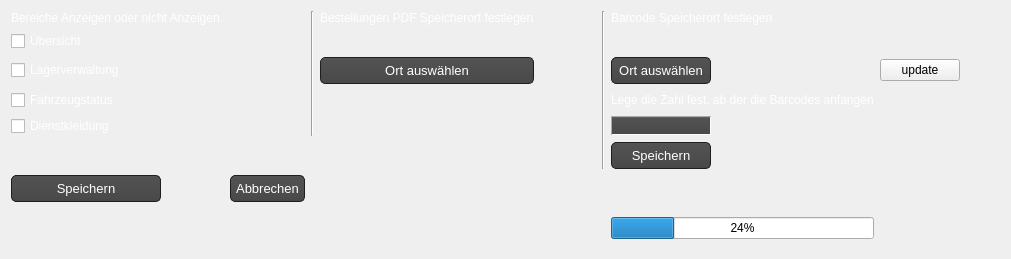
            <widget class="QWidget" name="tab_8">
             <attribute name="title">
              <string>Einstellungen</string>
             </attribute>
             <layout class="QGridLayout" name="gridLayout_19">
              <item row="8" column="0">
               <spacer name="verticalSpacer_4">
                <property name="orientation">
                 <enum>Qt::Vertical</enum>
                </property>
                <property name="sizeHint" stdset="0">
                 <size>
                  <width>20</width>
                  <height>40</height>
                 </size>
                </property>
               </spacer>
              </item>
              <item row="2" column="6">
               <widget class="QLabel" name="label_100">
                <property name="minimumSize">
                 <size>
                  <width>30</width>
                  <height>0</height>
                 </size>
                </property>
                <property name="text">
                 <string/>
                </property>
               </widget>
              </item>
              <item row="2" column="8">
               <widget class="QPushButton" name="barcode_location_btn">
                <property name="maximumSize">
                 <size>
                  <width>100</width>
                  <height>16777215</height>
                 </size>
                </property>
                <property name="styleSheet">
                 <string notr="true">QPushButton{
   background-color: QLinearGradient( x1: 0, y1: 0, x2: 0, y2: 1, stop: 0 #565656, stop: 0.1 #525252, stop: 0.5 #4e4e4e, stop: 0.9 #4a4a4a, stop: 1 #464646);
  	border-style: solid;
    border: 1px solid #1e1e1e;
    border-radius: 5;
    padding: 1px 0px 1px 20px;
    font: 13px;
    min-width: 10em;
    padding: 5px;
	color: white;
}
QPushButton:hover{
	background-color: QLinearGradient( x1: 0, y1: 0, x2: 0, y2: 1, stop: 0 #565656, stop: 0.1 #525252, stop: 0.5 #4e4e4e, stop: 0.9 #4a4a4a, stop: 1 #464646);
  	border-style: solid;
    border: 1px solid rgb(59, 204, 179);
    border-radius: 5;
    padding: 1px 0px 1px 20px;
    font: 13px;
    min-width: 10em;
    padding: 5px;
	color: white;
}
QPushButton:pressed {
background-color: rgb(130, 152, 152);
  	border-style: solid;
    border: 1px solid #1EFFFF;
    border-radius: 5;
    padding: 1px 0px 1px 20px;
    font: 13px;
    min-width: 10em;
    padding: 5px;
	color: white;

}</string>
                </property>
                <property name="text">
                 <string>Ort auswählen</string>
                </property>
               </widget>
              </item>
              <item row="2" column="3">
               <widget class="QPushButton" name="pdf_speicheror_btn">
                <property name="maximumSize">
                 <size>
                  <width>300</width>
                  <height>16777215</height>
                 </size>
                </property>
                <property name="styleSheet">
                 <string notr="true">QPushButton{
   background-color: QLinearGradient( x1: 0, y1: 0, x2: 0, y2: 1, stop: 0 #565656, stop: 0.1 #525252, stop: 0.5 #4e4e4e, stop: 0.9 #4a4a4a, stop: 1 #464646);
  	border-style: solid;
    border: 1px solid #1e1e1e;
    border-radius: 5;
    padding: 1px 0px 1px 20px;
    font: 13px;
    min-width: 10em;
    padding: 5px;
	color: white;
}
QPushButton:hover{
	background-color: QLinearGradient( x1: 0, y1: 0, x2: 0, y2: 1, stop: 0 #565656, stop: 0.1 #525252, stop: 0.5 #4e4e4e, stop: 0.9 #4a4a4a, stop: 1 #464646);
  	border-style: solid;
    border: 1px solid rgb(59, 204, 179);
    border-radius: 5;
    padding: 1px 0px 1px 20px;
    font: 13px;
    min-width: 10em;
    padding: 5px;
	color: white;
}
QPushButton:pressed {
background-color: rgb(130, 152, 152);
  	border-style: solid;
    border: 1px solid #1EFFFF;
    border-radius: 5;
    padding: 1px 0px 1px 20px;
    font: 13px;
    min-width: 10em;
    padding: 5px;
	color: white;

}</string>
                </property>
                <property name="text">
                 <string>Ort auswählen</string>
                </property>
               </widget>
              </item>
              <item row="7" column="1">
               <widget class="QPushButton" name="pushButton">
                <property name="maximumSize">
                 <size>
                  <width>150</width>
                  <height>16777215</height>
                 </size>
                </property>
                <property name="styleSheet">
                 <string notr="true">QPushButton{
   background-color: QLinearGradient( x1: 0, y1: 0, x2: 0, y2: 1, stop: 0 #565656, stop: 0.1 #525252, stop: 0.5 #4e4e4e, stop: 0.9 #4a4a4a, stop: 1 #464646);
  	border-style: solid;
    border: 1px solid #1e1e1e;
    border-radius: 5;
    padding: 1px 0px 1px 20px;
    font: 13px;
    min-width: 10em;
    padding: 5px;
	color: white;
}
QPushButton:hover{
	background-color: QLinearGradient( x1: 0, y1: 0, x2: 0, y2: 1, stop: 0 #565656, stop: 0.1 #525252, stop: 0.5 #4e4e4e, stop: 0.9 #4a4a4a, stop: 1 #464646);
  	border-style: solid;
    border: 1px solid rgb(59, 204, 179);
    border-radius: 5;
    padding: 1px 0px 1px 20px;
    font: 13px;
    min-width: 10em;
    padding: 5px;
	color: white;
}
QPushButton:pressed {
background-color: rgb(130, 152, 152);
  	border-style: solid;
    border: 1px solid #1EFFFF;
    border-radius: 5;
    padding: 1px 0px 1px 20px;
    font: 13px;
    min-width: 10em;
    padding: 5px;
	color: white;

}</string>
                </property>
                <property name="text">
                 <string>Abbrechen</string>
                </property>
               </widget>
              </item>
              <item row="3" column="8">
               <widget class="QLabel" name="label_120">
                <property name="styleSheet">
                 <string notr="true">color: white;</string>
                </property>
                <property name="text">
                 <string>Lege die Zahl fest, ab der die Barcodes anfangen</string>
                </property>
               </widget>
              </item>
              <item row="2" column="4">
               <widget class="QLabel" name="label_96">
                <property name="text">
                 <string/>
                </property>
               </widget>
              </item>
              <item row="2" column="11">
               <spacer name="horizontalSpacer_5">
                <property name="orientation">
                 <enum>Qt::Horizontal</enum>
                </property>
                <property name="sizeHint" stdset="0">
                 <size>
                  <width>40</width>
                  <height>20</height>
                 </size>
                </property>
               </spacer>
              </item>
              <item row="0" column="0">
               <widget class="QLabel" name="label_18">
                <property name="text">
                 <string>&lt;html&gt;&lt;head/&gt;&lt;body&gt;&lt;p&gt;&lt;span style=&quot; color:#ffffff;&quot;&gt;Bereiche Anzeigen oder nicht Anzeigen.&lt;/span&gt;&lt;/p&gt;&lt;/body&gt;&lt;/html&gt;</string>
                </property>
               </widget>
              </item>
              <item row="0" column="3">
               <widget class="QLabel" name="label_98">
                <property name="text">
                 <string>&lt;html&gt;&lt;head/&gt;&lt;body&gt;&lt;p&gt;&lt;span style=&quot; color:#ffffff;&quot;&gt;Bestellungen PDF Speicherort festlegen&lt;/span&gt;&lt;/p&gt;&lt;/body&gt;&lt;/html&gt;</string>
                </property>
               </widget>
              </item>
              <item row="4" column="8">
               <widget class="QLineEdit" name="barcode_number_text">
                <property name="maximumSize">
                 <size>
                  <width>100</width>
                  <height>16777215</height>
                 </size>
                </property>
                <property name="styleSheet">
                 <string notr="true">QLineEdit{ background-color: QLinearGradient( x1: 0, y1: 0, x2: 0, y2: 1, stop: 0 #929394, stop: 0.1 #525252, stop: 0.5 #4e4e4e, stop: 0.9 #4a4a4a, stop: 1 #464646);
border: 1px inset darkgrey;
border-radius: 10px;
padding: 0 8px;
selection-background-color: darkgray;
font-size: 13px;
color: white;
}
QLineEdit:focus { background-color: QLinearGradient( x1: 0, y1: 0, x2: 0, y2: 1, stop: 0 #ffffff, stop: 0.1 #bababa, stop: 0.5 #919191, stop: 0.9 #7a7a7a, stop: 1 #5b5b5b);}
</string>
                </property>
               </widget>
              </item>
              <item row="2" column="0">
               <widget class="QCheckBox" name="check_lager">
                <property name="styleSheet">
                 <string notr="true">color:#ffffff</string>
                </property>
                <property name="text">
                 <string>Lagerverwaltung</string>
                </property>
               </widget>
              </item>
              <item row="2" column="5">
               <widget class="QLabel" name="label_99">
                <property name="text">
                 <string/>
                </property>
               </widget>
              </item>
              <item row="4" column="0">
               <widget class="QCheckBox" name="check_dienstbekleidung">
                <property name="styleSheet">
                 <string notr="true">color:#ffffff</string>
                </property>
                <property name="text">
                 <string>Dienstkleidung</string>
                </property>
               </widget>
              </item>
              <item row="1" column="0">
               <widget class="QCheckBox" name="check_uebersicht">
                <property name="contextMenuPolicy">
                 <enum>Qt::DefaultContextMenu</enum>
                </property>
                <property name="styleSheet">
                 <string notr="true">color:#ffffff</string>
                </property>
                <property name="text">
                 <string>Übersicht</string>
                </property>
               </widget>
              </item>
              <item row="7" column="0">
               <widget class="QPushButton" name="einstellungen_speichern">
                <property name="maximumSize">
                 <size>
                  <width>150</width>
                  <height>16777215</height>
                 </size>
                </property>
                <property name="styleSheet">
                 <string notr="true">QPushButton{
   background-color: QLinearGradient( x1: 0, y1: 0, x2: 0, y2: 1, stop: 0 #565656, stop: 0.1 #525252, stop: 0.5 #4e4e4e, stop: 0.9 #4a4a4a, stop: 1 #464646);
  	border-style: solid;
    border: 1px solid #1e1e1e;
    border-radius: 5;
    padding: 1px 0px 1px 20px;
    font: 13px;
    min-width: 10em;
    padding: 5px;
	color: white;
}
QPushButton:hover{
	background-color: QLinearGradient( x1: 0, y1: 0, x2: 0, y2: 1, stop: 0 #565656, stop: 0.1 #525252, stop: 0.5 #4e4e4e, stop: 0.9 #4a4a4a, stop: 1 #464646);
  	border-style: solid;
    border: 1px solid rgb(59, 204, 179);
    border-radius: 5;
    padding: 1px 0px 1px 20px;
    font: 13px;
    min-width: 10em;
    padding: 5px;
	color: white;
}
QPushButton:pressed {
background-color: rgb(130, 152, 152);
  	border-style: solid;
    border: 1px solid #1EFFFF;
    border-radius: 5;
    padding: 1px 0px 1px 20px;
    font: 13px;
    min-width: 10em;
    padding: 5px;
	color: white;

}</string>
                </property>
                <property name="text">
                 <string>Speichern</string>
                </property>
               </widget>
              </item>
              <item row="0" column="2" rowspan="5">
               <widget class="Line" name="line">
                <property name="orientation">
                 <enum>Qt::Vertical</enum>
                </property>
               </widget>
              </item>
              <item row="1" column="3" colspan="4">
               <widget class="QLabel" name="pdf_speicherort_label">
                <property name="text">
                 <string/>
                </property>
               </widget>
              </item>
              <item row="1" column="8">
               <widget class="QLabel" name="barcode_location_label">
                <property name="text">
                 <string/>
                </property>
               </widget>
              </item>
              <item row="3" column="0">
               <widget class="QCheckBox" name="check_fahrzeuge">
                <property name="styleSheet">
                 <string notr="true">color:#ffffff</string>
                </property>
                <property name="text">
                 <string>Fahrzeugstatus</string>
                </property>
               </widget>
              </item>
              <item row="0" column="8">
               <widget class="QLabel" name="label_119">
                <property name="text">
                 <string>&lt;html&gt;&lt;head/&gt;&lt;body&gt;&lt;p&gt;&lt;span style=&quot; color:#ffffff;&quot;&gt;Barcode Speicherort festlegen&lt;/span&gt;&lt;/p&gt;&lt;/body&gt;&lt;/html&gt;</string>
                </property>
               </widget>
              </item>
              <item row="5" column="8">
               <widget class="QPushButton" name="barcode_number_btn">
                <property name="maximumSize">
                 <size>
                  <width>100</width>
                  <height>16777215</height>
                 </size>
                </property>
                <property name="styleSheet">
                 <string notr="true">QPushButton{
   background-color: QLinearGradient( x1: 0, y1: 0, x2: 0, y2: 1, stop: 0 #565656, stop: 0.1 #525252, stop: 0.5 #4e4e4e, stop: 0.9 #4a4a4a, stop: 1 #464646);
  	border-style: solid;
    border: 1px solid #1e1e1e;
    border-radius: 5;
    padding: 1px 0px 1px 20px;
    font: 13px;
    min-width: 10em;
    padding: 5px;
	color: white;
}
QPushButton:hover{
	background-color: QLinearGradient( x1: 0, y1: 0, x2: 0, y2: 1, stop: 0 #565656, stop: 0.1 #525252, stop: 0.5 #4e4e4e, stop: 0.9 #4a4a4a, stop: 1 #464646);
  	border-style: solid;
    border: 1px solid rgb(59, 204, 179);
    border-radius: 5;
    padding: 1px 0px 1px 20px;
    font: 13px;
    min-width: 10em;
    padding: 5px;
	color: white;
}
QPushButton:pressed {
background-color: rgb(130, 152, 152);
  	border-style: solid;
    border: 1px solid #1EFFFF;
    border-radius: 5;
    padding: 1px 0px 1px 20px;
    font: 13px;
    min-width: 10em;
    padding: 5px;
	color: white;

}
</string>
                </property>
                <property name="text">
                 <string>Speichern</string>
                </property>
               </widget>
              </item>
              <item row="0" column="7" rowspan="6">
               <widget class="Line" name="line_46">
                <property name="orientation">
                 <enum>Qt::Vertical</enum>
                </property>
               </widget>
              </item>
              <item row="2" column="9">
               <widget class="QPushButton" name="admin_update">
                <property name="text">
                 <string>update</string>
                </property>
               </widget>
              </item>
              <item row="8" column="8">
               <widget class="QProgressBar" name="progressBar">
                <property name="value">
                 <number>24</number>
                </property>
               </widget>
              </item>
             </layout>
            </widget>
